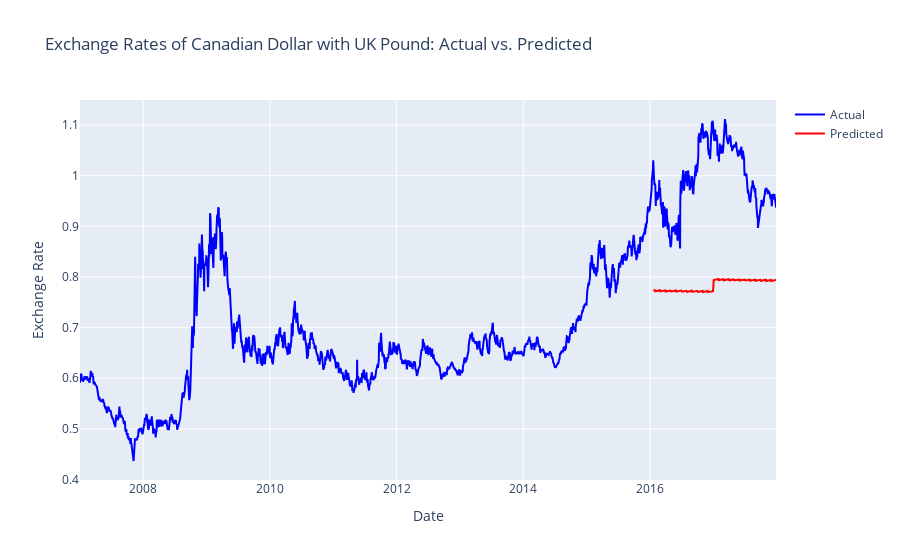

The notebook cell this image was saved under:
### Code cell
import plotly.graph_objs as go
from plotly.subplots import make_subplots

# Create a figure with Plotly
figure = make_subplots(specs=[[{"secondary_y": False}]])

# Add Canadian Dollar exchange rate line
figure.add_trace(go.Scatter(x=CAN_UK_result["DateNew"], y=CAN_UK_result["CAN_UK"],
                            mode='lines', name='Actual',
                            line=dict(color='blue')), secondary_y=False)

# Add UK Pound exchange rate line
figure.add_trace(go.Scatter(x=CAN_UK_result["DateNew"], y=CAN_UK_result["Predictions"],
                            mode='lines', name='Predicted',
                            line=dict(color='red')), secondary_y=False)

# Update figure layout
figure.update_layout(title='Exchange Rates of Canadian Dollar with UK Pound: Actual vs. Predicted',
                     xaxis_title='Date',
                     yaxis_title='Exchange Rate')

figure.show()

### Figure 1 — Plotly figure (JSON) as saved in the notebook; plotly's stock layout.template omitted (floating-point values rounded to 4 significant figures; data arrays with more than 128 entries replaced by an {"elided": "..."} marker saying what was removed)
{"data": [{"line": {"color": "blue"}, "mode": "lines", "name": "Actual", "type": "scatter", "x": {"elided": "2610 str values"}, "xaxis": "x", "y": {"elided": "2610 float values"}, "yaxis": "y"}, {"line": {"color": "red"}, "mode": "lines", "name": "Predicted", "type": "scatter", "x": {"elided": "2610 str values"}, "xaxis": "x", "y": {"elided": "2610 float values"}, "yaxis": "y"}], "layout": {"title": {"text": "Exchange Rates of Canadian Dollar with UK Pound: Actual vs. Predicted"}, "xaxis": {"anchor": "y", "domain": [0, 1], "title": {"text": "Date"}}, "yaxis": {"anchor": "x", "domain": [0, 1], "title": {"text": "Exchange Rate"}}}}
